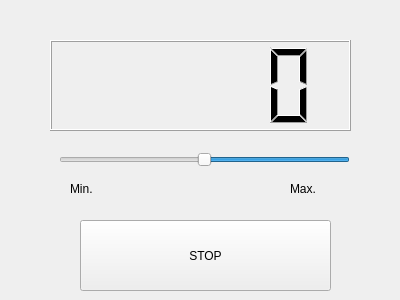
<?xml version="1.0" encoding="UTF-8"?>
<ui version="4.0">
 <class>Counter</class>
 <widget class="QWidget" name="Counter">
  <property name="geometry">
   <rect>
    <x>0</x>
    <y>0</y>
    <width>400</width>
    <height>300</height>
   </rect>
  </property>
  <property name="windowTitle">
   <string>Counter</string>
  </property>
  <widget class="QPushButton" name="button">
   <property name="geometry">
    <rect>
     <x>80</x>
     <y>220</y>
     <width>251</width>
     <height>71</height>
    </rect>
   </property>
   <property name="text">
    <string>STOP</string>
   </property>
  </widget>
  <widget class="QLCDNumber" name="lcdNumber">
   <property name="geometry">
    <rect>
     <x>50</x>
     <y>40</y>
     <width>301</width>
     <height>91</height>
    </rect>
   </property>
  </widget>
  <widget class="QSlider" name="Slider">
   <property name="geometry">
    <rect>
     <x>59</x>
     <y>150</y>
     <width>291</width>
     <height>20</height>
    </rect>
   </property>
   <property name="layoutDirection">
    <enum>Qt::RightToLeft</enum>
   </property>
   <property name="minimum">
    <number>1</number>
   </property>
   <property name="maximum">
    <number>999</number>
   </property>
   <property name="value">
    <number>500</number>
   </property>
   <property name="orientation">
    <enum>Qt::Horizontal</enum>
   </property>
  </widget>
  <widget class="QLabel" name="label">
   <property name="geometry">
    <rect>
     <x>70</x>
     <y>180</y>
     <width>67</width>
     <height>17</height>
    </rect>
   </property>
   <property name="text">
    <string>Min.</string>
   </property>
  </widget>
  <widget class="QLabel" name="label_2">
   <property name="geometry">
    <rect>
     <x>290</x>
     <y>180</y>
     <width>67</width>
     <height>17</height>
    </rect>
   </property>
   <property name="text">
    <string>Max.</string>
   </property>
  </widget>
 </widget>
 <resources/>
 <connections/>
</ui>
